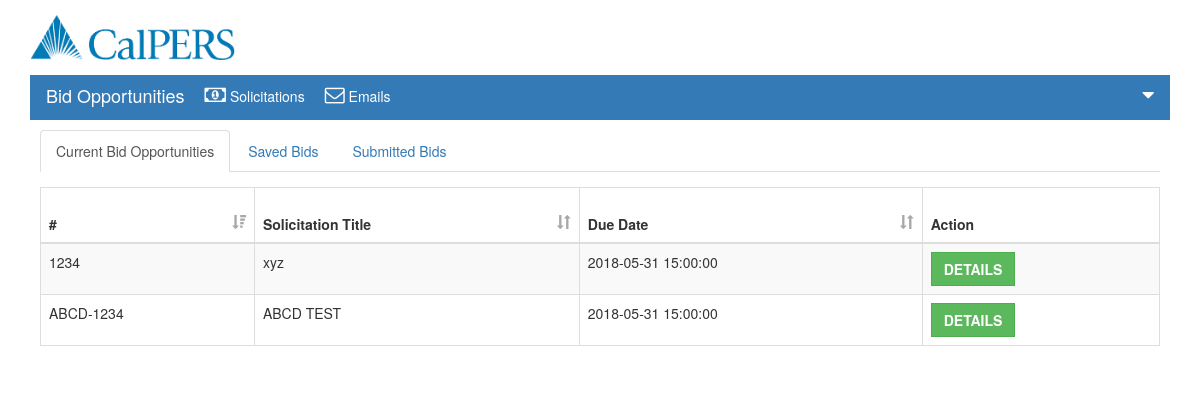
The page /Dashboard.php on the database as committed earlier.
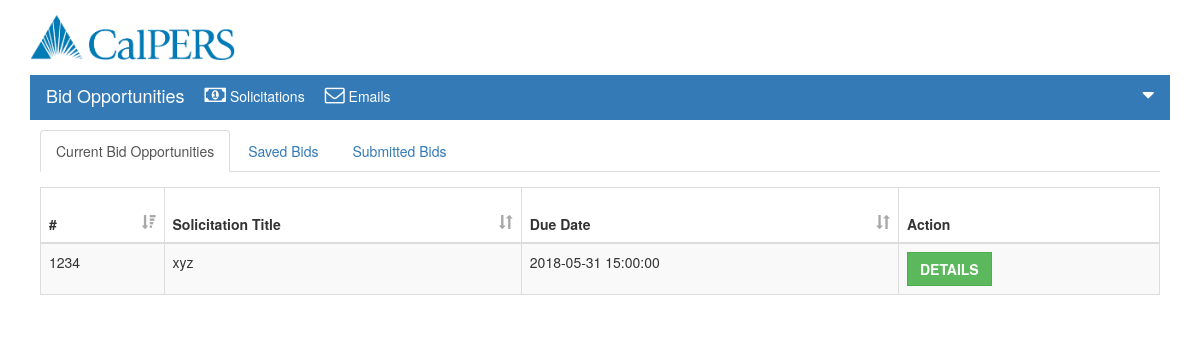
The same page on the database as committed later.
### tables this page shows
CREATE TABLE IF NOT EXISTS `solicitation` (
  `pid` int(11) NOT NULL,
  `sid` varchar(9) NOT NULL,
  `stitle` varchar(100) NOT NULL,
  `type` varchar(50) NOT NULL,
  `category` varchar(50) NOT NULL,
  `status` varchar(50) NOT NULL,
  `last_updated` datetime NOT NULL DEFAULT CURRENT_TIMESTAMP,
  `final_filing_date` datetime NOT NULL,
  `description` varchar(1000) NOT NULL,
  `cancelflag` int(1) DEFAULT '0',
  PRIMARY KEY (`sid`)
);

### submit.php (the view, shortened to what this page needs)
<?php
function publish_dashboard(){
	$status='Published';
	$conn = mysqli_connect($GLOBALS['servername'], $GLOBALS['username'], $GLOBALS['password'], $GLOBALS['dbname']);
	if (!$conn) {
		die("Connection failed: " . mysqli_connect_error());
	}else{
		$sql="SELECT * FROM solicitation where status = '$status' and final_filing_date > now() order by sid";
		$res= mysqli_query($conn,$sql);
		if(mysqli_num_rows($res)>0){
			$msg="<table id='currentstable' class='table table-striped table-bordered datatable'>
			<thead>
			<th onclick='sortTable(0)'> #  <span class='glyphicon glyphicon-sort-by-attributes-alt'></span></th>
			<th onclick='sortTable(1)'> Solicitation Title <span class='glyphicon glyphicon-sort'></span></th>
			<th onclick='sortTable(2)'>Due Date <span class='glyphicon glyphicon-sort'></span></th>
			<th> Action</th>
			</thead>";
			while($row=mysqli_fetch_object($res)){
				$msg=$msg."<tr>
				<td>".$row->sid."</td>
				<td>".$row->stitle."</td>
				<td>".$row->final_filing_date ."</td>
				<td><button class = 'btn btn-success' data-toggle = 'modal' data-target = '#myModal' id =". $row->sid." onclick='showdetails(this)'><b>DETAILS</b></button></td>
				</tr>";
			}
			$msg=$msg."</table>";
			echo $msg;
		}
	}
}
?>

Rows that differ between the two databases and show on the page:
no longer on this page (row edited): solicitation: sid "ABCD-1234", stitle "ABCD TEST", final_filing_date "2018-05-31 15:00:00"
Other text that changed with them:
text no longer shown: "DETAILS DETAILS"
text now shown: "DETAILS"
